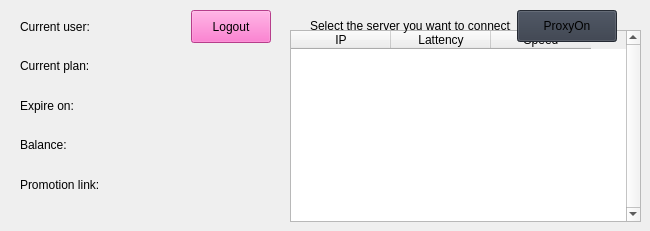
                     <widget class="QWidget" name="functionPage">
                      <widget class="QWidget" name="">
                       <property name="geometry">
                        <rect>
                         <x>20</x>
                         <y>10</y>
                         <width>251</width>
                         <height>191</height>
                        </rect>
                       </property>
                       <layout class="QVBoxLayout" name="verticalLayout_16">
                        <item>
                         <layout class="QHBoxLayout" name="horizontalLayout_8" stretch="5,2">
                          <item>
                           <widget class="QLabel" name="label_currentUser">
                            <property name="text">
                             <string>Current user:</string>
                            </property>
                           </widget>
                          </item>
                          <item>
                           <widget class="QPushButton" name="btn_logout">
                            <property name="sizePolicy">
                             <sizepolicy hsizetype="Preferred" vsizetype="Preferred">
                              <horstretch>0</horstretch>
                              <verstretch>0</verstretch>
                             </sizepolicy>
                            </property>
                            <property name="styleSheet">
                             <string notr="true">background-color: rgb(255, 87, 194);</string>
                            </property>
                            <property name="text">
                             <string>Logout</string>
                            </property>
                           </widget>
                          </item>
                         </layout>
                        </item>
                        <item>
                         <widget class="QLabel" name="label_currentPlan">
                          <property name="text">
                           <string>Current plan:</string>
                          </property>
                         </widget>
                        </item>
                        <item>
                         <widget class="QLabel" name="label_expireOn">
                          <property name="text">
                           <string>Expire on:</string>
                          </property>
                         </widget>
                        </item>
                        <item>
                         <widget class="QLabel" name="label_balance">
                          <property name="text">
                           <string>Balance:</string>
                          </property>
                         </widget>
                        </item>
                        <item>
                         <widget class="QLabel" name="label_promotion">
                          <property name="text">
                           <string>Promotion link:</string>
                          </property>
                         </widget>
                        </item>
                       </layout>
                      </widget>
                      <widget class="QTableWidget" name="table_servers">
                       <property name="geometry">
                        <rect>
                         <x>290</x>
                         <y>30</y>
                         <width>351</width>
                         <height>192</height>
                        </rect>
                       </property>
                       <property name="verticalScrollBarPolicy">
                        <enum>Qt::ScrollBarAlwaysOn</enum>
                       </property>
                       <property name="horizontalScrollBarPolicy">
                        <enum>Qt::ScrollBarAlwaysOff</enum>
                       </property>
                       <property name="showGrid">
                        <bool>false</bool>
                       </property>
                       <column>
                        <property name="text">
                         <string>IP</string>
                        </property>
                       </column>
                       <column>
                        <property name="text">
                         <string>Lattency</string>
                        </property>
                       </column>
                       <column>
                        <property name="text">
                         <string>Speed</string>
                        </property>
                       </column>
                      </widget>
                      <widget class="QWidget" name="">
                       <property name="geometry">
                        <rect>
                         <x>310</x>
                         <y>10</y>
                         <width>307</width>
                         <height>32</height>
                        </rect>
                       </property>
                       <layout class="QHBoxLayout" name="horizontalLayout_10">
                        <item>
                         <widget class="QLabel" name="label_selectServer">
                          <property name="text">
                           <string>Select the server you want to connect:</string>
                          </property>
                         </widget>
                        </item>
                        <item>
                         <widget class="QPushButton" name="btn_proxySwitch">
                          <property name="sizePolicy">
                           <sizepolicy hsizetype="Preferred" vsizetype="Preferred">
                            <horstretch>50</horstretch>
                            <verstretch>100</verstretch>
                           </sizepolicy>
                          </property>
                          <property name="minimumSize">
                           <size>
                            <width>100</width>
                            <height>30</height>
                           </size>
                          </property>
                          <property name="styleSheet">
                           <string notr="true">background-color: rgb(52, 59, 72);</string>
                          </property>
                          <property name="text">
                           <string>ProxyOn</string>
                          </property>
                         </widget>
                        </item>
                       </layout>
                      </widget>
                     </widget>
